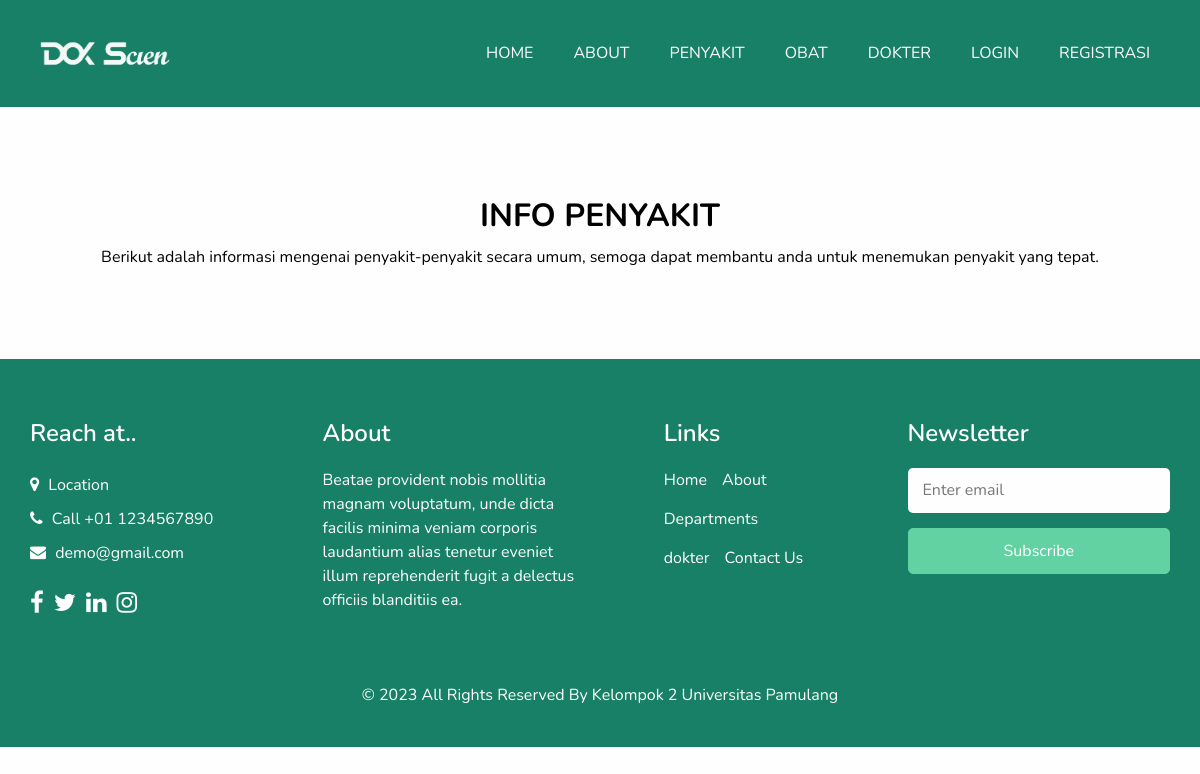
The app's page /penyakit.php, older data.
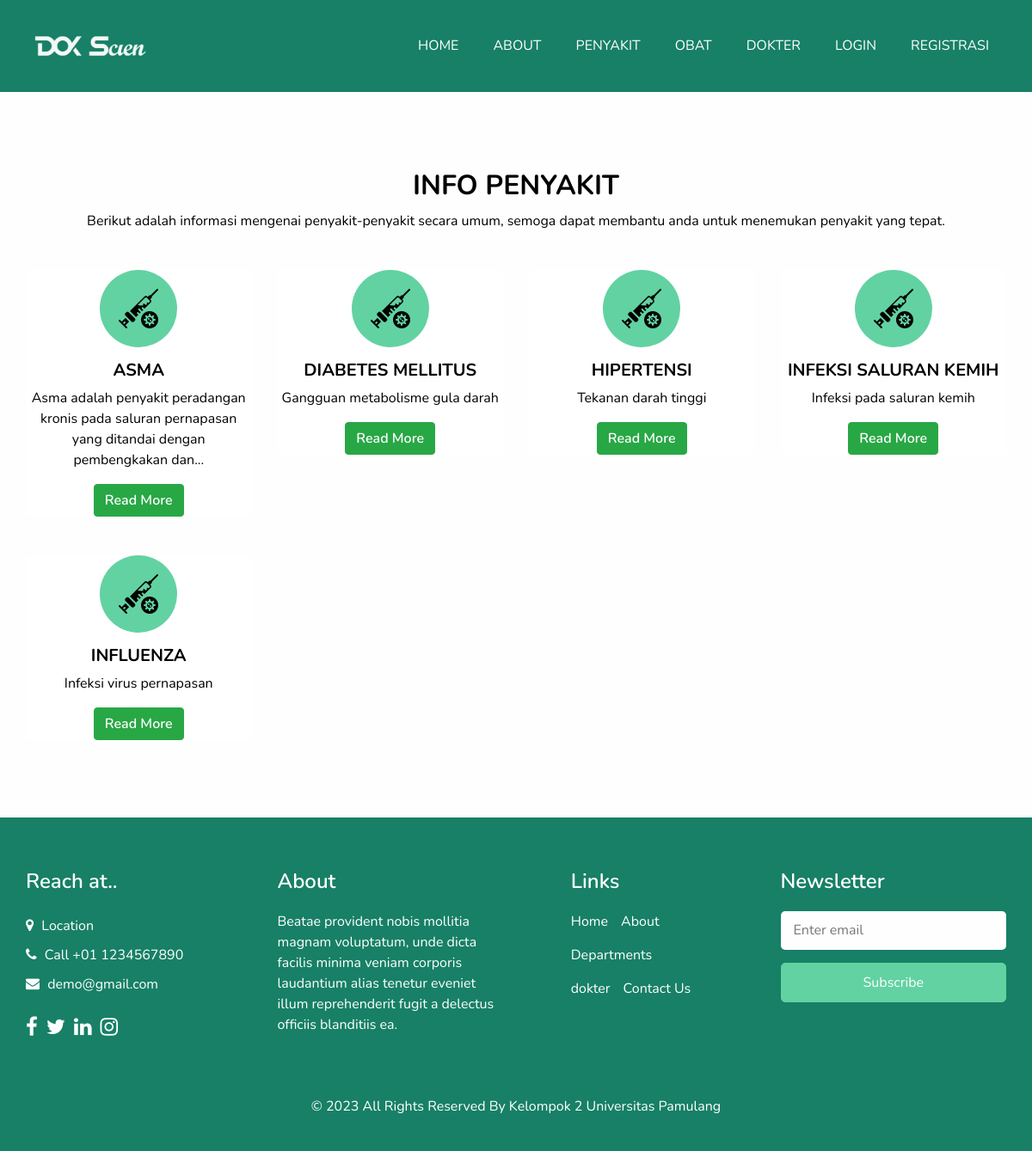
The same page, newer data.
### tables this page shows
CREATE TABLE `penyakit` (
  `id_penyakit` int(11) NOT NULL,
  `nama_penyakit` varchar(100) NOT NULL,
  `deskripsi_penyakit` text NOT NULL,
  `id_obat` int(11) NOT NULL
);

### penyakit.php (the view, shortened to what this page needs)
<?php
  require_once 'koneksi.php';
  $penyakit = mysqli_query($koneksi, "SELECT * FROM penyakit ORDER BY nama_penyakit ASC");
?>
<!DOCTYPE html>
<html>
<head>
  <?php include_once 'include/head.php'; ?>
</head>
<body class="sub_page">
  <div class="hero_area">
    <?php include_once 'include/header.php'; ?>
  </div>
  <section class="department_section layout_padding">
    <div class="department_container">
      <div class="container ">
        <div class="heading_container heading_center">
          <h2>
            Info Penyakit
          </h2>
          <p>
           Berikut adalah informasi mengenai penyakit-penyakit secara umum, semoga dapat membantu anda untuk menemukan penyakit yang tepat.
          </p>
        </div>
        <div class="row">
          <?php foreach ($penyakit as $data_penyakit): ?>
            <div class="col-md-3">
              <div class="box ">
                <div class="img-box">
                  <img src="assets/images/penyakit.png" alt="">
                </div>
                <div class="detail-box">
                  <h5>
                    <?= $data_penyakit['nama_penyakit']; ?>
                  </h5>
                  <p>
                    <?php $deskripsi_penyakit = strip_tags(html_entity_decode($data_penyakit['deskripsi_penyakit'])); ?>
                    <?= strlen($deskripsi_penyakit) > 100 ? substr($deskripsi_penyakit, 0, 100) . "..." : $deskripsi_penyakit; ?>
                  </p>
                  <a href="detail_penyakit.php?id_penyakit=<?= $data_penyakit['id_penyakit']; ?>" class="btn btn-success text-white">Read More</a>
                </div>
              </div>
            </div>
          <?php endforeach ?>
        </div>
      </div>
    </div>
  </section>
  <?php include_once 'include/footer.php' ?>
</body>
</html>

### include/head.php (shortened to what this page needs)
<link rel="stylesheet" type="text/css" href="assets/css/bootstrap.css" />
<link rel="stylesheet" type="text/css" href="https://cdnjs.cloudflare.com/ajax/libs/OwlCarousel2/2.3.4/assets/owl.carousel.min.css" />
<link href="assets/css/font-awesome.min.css" rel="stylesheet" />
<link href="assets/css/style.css" rel="stylesheet" />
<link rel="stylesheet" href="assets/css/swiper-bundle.min.css">
<link rel="stylesheet" href="assets/css/style2.css">
<link href="assets/css/responsive.css" rel="stylesheet" />

### include/header.php (shortened to what this page needs)
<header class="header_section">
  <div class="container">
    <nav class="navbar navbar-expand-lg custom_nav-container ">
      <a class="navbar-brand" href="index.php">
        <img src="assets/images/logo.png" alt="Logo" style="width: 150px;">
      </a>
      <div class="collapse navbar-collapse" id="navbarSupportedContent">
        <ul class="navbar-nav">
          <li class="nav-item active">
            <a class="nav-link" href="index.php">Home <span class="sr-only">(current)</span></a>
          </li>
          <li class="nav-item">
            <a class="nav-link" href="about.php"> About</a>
          </li>
          <li class="nav-item">
            <a class="nav-link" href="penyakit.php">Penyakit</a>
          </li>
          <li class="nav-item">
            <a class="nav-link" href="obat.php">Obat</a>
          </li>
          <li class="nav-item">
            <a class="nav-link" href="dokter.php">Dokter</a>
          </li>
          <?php if (isset($_SESSION['id_user'])): ?>
            <li class="nav-item">
              <a class="nav-link" href="dashboard.php">Dashboard</a>
            </li>
          <?php else: ?>
            <li class="nav-item">
              <a class="nav-link" href="login.php">Login</a>
            </li>
            <li class="nav-item">
              <a class="nav-link" href="registrasi.php">Registrasi</a>
            </li>
          <?php endif ?>
        </ul>
      </div>
    </nav>
  </div>
</header>

### include/footer.php
<footer class="footer_section">
  <div class="container">
    <div class="row">
      <div class="col-md-6 col-lg-3 footer_col">
        <div class="footer_contact">
          <h4>
            Reach at..
          </h4>
          <div class="contact_link_box">
            <a href="">
              <i class="fa fa-map-marker" aria-hidden="true"></i>
              <span>
                Location
              </span>
            </a>
            <a href="">
              <i class="fa fa-phone" aria-hidden="true"></i>
              <span>
                Call +01 1234567890
              </span>
            </a>
            <a href="">
              <i class="fa fa-envelope" aria-hidden="true"></i>
              <span>
                demo@gmail.com
              </span>
            </a>
          </div>
        </div>
        <div class="footer_social">
          <a href="">
            <i class="fa fa-facebook" aria-hidden="true"></i>
          </a>
          <a href="">
            <i class="fa fa-twitter" aria-hidden="true"></i>
          </a>
          <a href="">
            <i class="fa fa-linkedin" aria-hidden="true"></i>
          </a>
          <a href="">
            <i class="fa fa-instagram" aria-hidden="true"></i>
          </a>
        </div>
      </div>
      <div class="col-md-6 col-lg-3 footer_col">
        <div class="footer_detail">
          <h4>
            About
          </h4>
          <p>
            Beatae provident nobis mollitia magnam voluptatum, unde dicta facilis minima veniam corporis laudantium alias tenetur eveniet illum reprehenderit fugit a delectus officiis blanditiis ea.
          </p>
        </div>
      </div>
      <div class="col-md-6 col-lg-2 mx-auto footer_col">
        <div class="footer_link_box">
          <h4>
            Links
          </h4>
          <div class="footer_links">
            <a class="active" href="index.php">
              Home
            </a>
            <a class="" href="about.php">
              About
            </a>
            <a class="" href="departments.php">
              Departments
            </a>
            <a class="" href="dokter.php">
              dokter
            </a>
            <a class="" href="contact.php">
              Contact Us
            </a>
          </div>
        </div>
      </div>
      <div class="col-md-6 col-lg-3 footer_col ">
        <h4>
          Newsletter
        </h4>
     <form action="#">
          <input type="email" placeholder="Enter email" />
          <button type="submit">
            Subscribe
          </button>
        </form>
      </div>
    </div>
    <div class="footer-info">
      <p>
        &copy; <span id="displayYear"></span> All Rights Reserved By Kelompok 2 Universitas Pamulang
      </p>
    </div>
  </div>
</footer>

### assets/css/responsive.css (style rules this page uses)
@media (min-width: 1200px) { .container { max-width: 1170px; } }

Row changes from the older to the newer data that the page shows:
added penyakit: nama_penyakit "ASMA", deskripsi_penyakit "Asma adalah penyakit peradangan kronis pada saluran pernapasan yang ditandai dengan pembengkakan dan"
added penyakit: nama_penyakit "DIABETES MELLITUS", deskripsi_penyakit "Gangguan metabolisme gula darah"
added penyakit: nama_penyakit "HIPERTENSI", deskripsi_penyakit "Tekanan darah tinggi"
added penyakit: nama_penyakit "INFEKSI SALURAN KEMIH", deskripsi_penyakit "Infeksi pada saluran kemih"
added penyakit: nama_penyakit "INFLUENZA", deskripsi_penyakit "Infeksi virus pernapasan"
